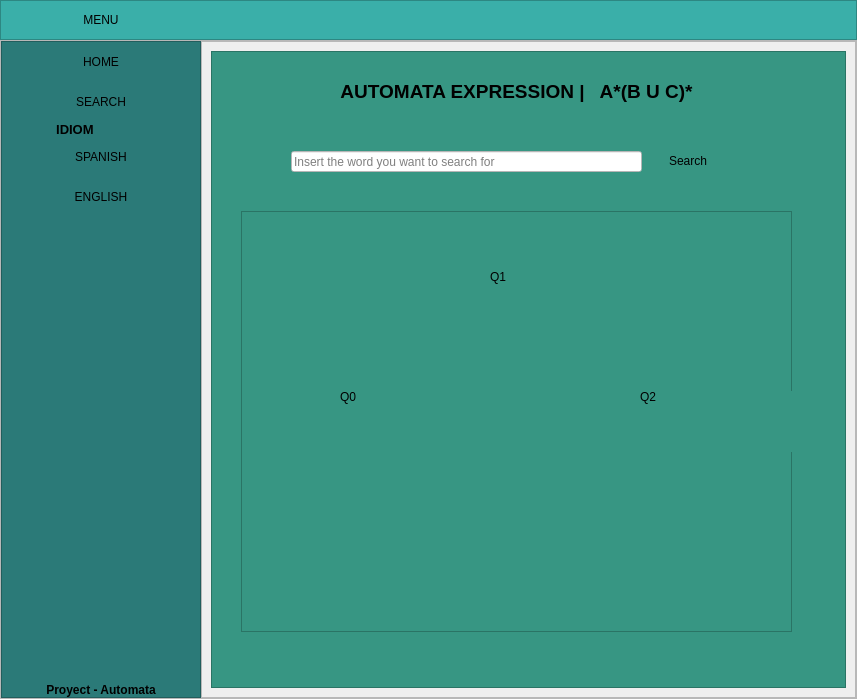
<?xml version="1.0" encoding="UTF-8"?>
<ui version="4.0">
 <class>MainWindow</class>
 <widget class="QMainWindow" name="MainWindow">
  <property name="geometry">
   <rect>
    <x>0</x>
    <y>0</y>
    <width>857</width>
    <height>699</height>
   </rect>
  </property>
  <property name="windowTitle">
   <string>MainWindow</string>
  </property>
  <widget class="QWidget" name="centralwidget">
   <layout class="QVBoxLayout" name="verticalLayout">
    <property name="spacing">
     <number>0</number>
    </property>
    <property name="leftMargin">
     <number>0</number>
    </property>
    <property name="topMargin">
     <number>0</number>
    </property>
    <property name="rightMargin">
     <number>0</number>
    </property>
    <property name="bottomMargin">
     <number>0</number>
    </property>
    <item>
     <widget class="QFrame" name="frame_superior">
      <property name="minimumSize">
       <size>
        <width>0</width>
        <height>40</height>
       </size>
      </property>
      <property name="maximumSize">
       <size>
        <width>16777215</width>
        <height>40</height>
       </size>
      </property>
      <property name="styleSheet">
       <string notr="true">background-color: rgb(58, 175, 169);</string>
      </property>
      <property name="frameShape">
       <enum>QFrame::StyledPanel</enum>
      </property>
      <property name="frameShadow">
       <enum>QFrame::Raised</enum>
      </property>
      <layout class="QHBoxLayout" name="horizontalLayout_2">
       <property name="spacing">
        <number>2</number>
       </property>
       <property name="leftMargin">
        <number>0</number>
       </property>
       <property name="topMargin">
        <number>0</number>
       </property>
       <property name="rightMargin">
        <number>0</number>
       </property>
       <property name="bottomMargin">
        <number>0</number>
       </property>
       <item>
        <widget class="QPushButton" name="bt_menu">
         <property name="minimumSize">
          <size>
           <width>200</width>
           <height>35</height>
          </size>
         </property>
         <property name="maximumSize">
          <size>
           <width>16777215</width>
           <height>35</height>
          </size>
         </property>
         <property name="styleSheet">
          <string notr="true">QPushButton{
background-color: #3AAFA9;
border-radius:0px;
}

QPushButton:hover{
background-color: white;
front: 87 12pt &quot;Arial Black&quot;;
}</string>
         </property>
         <property name="text">
          <string>MENU</string>
         </property>
         <property name="icon">
          <iconset>
           <normaloff>assets/MENU.png</normaloff>assets/MENU.png</iconset>
         </property>
        </widget>
       </item>
       <item>
        <spacer name="horizontalSpacer">
         <property name="orientation">
          <enum>Qt::Horizontal</enum>
         </property>
         <property name="sizeHint" stdset="0">
          <size>
           <width>441</width>
           <height>20</height>
          </size>
         </property>
        </spacer>
       </item>
      </layout>
     </widget>
    </item>
    <item>
     <widget class="QFrame" name="frame_inferior">
      <property name="frameShape">
       <enum>QFrame::StyledPanel</enum>
      </property>
      <property name="frameShadow">
       <enum>QFrame::Raised</enum>
      </property>
      <layout class="QHBoxLayout" name="horizontalLayout">
       <property name="spacing">
        <number>0</number>
       </property>
       <property name="leftMargin">
        <number>0</number>
       </property>
       <property name="topMargin">
        <number>0</number>
       </property>
       <property name="rightMargin">
        <number>0</number>
       </property>
       <property name="bottomMargin">
        <number>0</number>
       </property>
       <item>
        <widget class="QFrame" name="lateral">
         <property name="minimumSize">
          <size>
           <width>200</width>
           <height>25</height>
          </size>
         </property>
         <property name="maximumSize">
          <size>
           <width>0</width>
           <height>16777215</height>
          </size>
         </property>
         <property name="styleSheet">
          <string notr="true">QFrame{
background-color:#2B7A78;
}

QPushButton{
background-color:#2B7A78;
border-top-left-radius:20px;
border-bottom-left-radius:20px;

font: 75 12pt &quot;Arial Narrow&quot;;
}

QPushButton:hover{
background-color:white;
border-top-left-radius:20px;
border-bottom-left-radius:20px;

font: 75 12pt&quot;Arial Narrow&quot;;
}</string>
         </property>
         <property name="frameShape">
          <enum>QFrame::StyledPanel</enum>
         </property>
         <property name="frameShadow">
          <enum>QFrame::Raised</enum>
         </property>
         <layout class="QVBoxLayout" name="verticalLayout_3">
          <property name="spacing">
           <number>0</number>
          </property>
          <property name="leftMargin">
           <number>0</number>
          </property>
          <property name="topMargin">
           <number>0</number>
          </property>
          <property name="rightMargin">
           <number>0</number>
          </property>
          <property name="bottomMargin">
           <number>0</number>
          </property>
          <item>
           <widget class="QPushButton" name="BotonInicio">
            <property name="minimumSize">
             <size>
              <width>0</width>
              <height>40</height>
             </size>
            </property>
            <property name="maximumSize">
             <size>
              <width>16777215</width>
              <height>40</height>
             </size>
            </property>
            <property name="text">
             <string>HOME</string>
            </property>
            <property name="icon">
             <iconset>
              <normaloff>assets/pngwing.com.png</normaloff>assets/pngwing.com.png</iconset>
            </property>
            <property name="iconSize">
             <size>
              <width>32</width>
              <height>32</height>
             </size>
            </property>
           </widget>
          </item>
          <item>
           <widget class="QPushButton" name="Buscador">
            <property name="minimumSize">
             <size>
              <width>0</width>
              <height>40</height>
             </size>
            </property>
            <property name="maximumSize">
             <size>
              <width>16777215</width>
              <height>40</height>
             </size>
            </property>
            <property name="text">
             <string>SEARCH</string>
            </property>
            <property name="icon">
             <iconset>
              <normaloff>assets/LUPA.png</normaloff>assets/LUPA.png</iconset>
            </property>
            <property name="iconSize">
             <size>
              <width>32</width>
              <height>32</height>
             </size>
            </property>
           </widget>
          </item>
          <item>
           <widget class="QLabel" name="label_3">
            <property name="font">
             <font>
              <pointsize>10</pointsize>
              <weight>75</weight>
              <bold>true</bold>
             </font>
            </property>
            <property name="text">
             <string>               IDIOM</string>
            </property>
           </widget>
          </item>
          <item>
           <widget class="QPushButton" name="Spanish">
            <property name="minimumSize">
             <size>
              <width>0</width>
              <height>40</height>
             </size>
            </property>
            <property name="maximumSize">
             <size>
              <width>16777215</width>
              <height>40</height>
             </size>
            </property>
            <property name="text">
             <string>SPANISH</string>
            </property>
            <property name="icon">
             <iconset>
              <normaloff>assets/España.png</normaloff>assets/España.png</iconset>
            </property>
            <property name="iconSize">
             <size>
              <width>32</width>
              <height>32</height>
             </size>
            </property>
           </widget>
          </item>
          <item>
           <widget class="QPushButton" name="English">
            <property name="minimumSize">
             <size>
              <width>0</width>
              <height>40</height>
             </size>
            </property>
            <property name="maximumSize">
             <size>
              <width>16777215</width>
              <height>40</height>
             </size>
            </property>
            <property name="text">
             <string>ENGLISH</string>
            </property>
            <property name="icon">
             <iconset>
              <normaloff>assets/USA.webp</normaloff>assets/USA.webp</iconset>
            </property>
            <property name="iconSize">
             <size>
              <width>32</width>
              <height>32</height>
             </size>
            </property>
           </widget>
          </item>
          <item>
           <spacer name="verticalSpacer">
            <property name="orientation">
             <enum>Qt::Vertical</enum>
            </property>
            <property name="sizeHint" stdset="0">
             <size>
              <width>20</width>
              <height>297</height>
             </size>
            </property>
           </spacer>
          </item>
          <item>
           <widget class="QLabel" name="label">
            <property name="font">
             <font>
              <weight>75</weight>
              <bold>true</bold>
             </font>
            </property>
            <property name="text">
             <string>Proyect - Automata</string>
            </property>
            <property name="alignment">
             <set>Qt::AlignCenter</set>
            </property>
           </widget>
          </item>
         </layout>
        </widget>
       </item>
       <item>
        <widget class="QFrame" name="frame_contenedor">
         <property name="frameShape">
          <enum>QFrame::StyledPanel</enum>
         </property>
         <property name="frameShadow">
          <enum>QFrame::Raised</enum>
         </property>
         <layout class="QVBoxLayout" name="verticalLayout_2">
          <property name="spacing">
           <number>0</number>
          </property>
          <property name="leftMargin">
           <number>0</number>
          </property>
          <property name="topMargin">
           <number>0</number>
          </property>
          <property name="rightMargin">
           <number>0</number>
          </property>
          <property name="bottomMargin">
           <number>0</number>
          </property>
          <item>
           <widget class="QStackedWidget" name="stackedWidget">
            <property name="currentIndex">
             <number>1</number>
            </property>
            <widget class="QWidget" name="page1">
             <layout class="QVBoxLayout" name="verticalLayout_4">
              <item>
               <widget class="QPushButton" name="imagenrobot">
                <property name="styleSheet">
                 <string notr="true">background-color: rgb(55, 150, 131);</string>
                </property>
                <property name="text">
                 <string/>
                </property>
                <property name="icon">
                 <iconset>
                  <normaloff>assets/robot.png</normaloff>assets/robot.png</iconset>
                </property>
                <property name="iconSize">
                 <size>
                  <width>500</width>
                  <height>500</height>
                 </size>
                </property>
               </widget>
              </item>
             </layout>
            </widget>
            <widget class="QWidget" name="page2">
             <layout class="QVBoxLayout" name="verticalLayout_5">
              <item>
               <widget class="QFrame" name="MarcoDerecho">
                <property name="styleSheet">
                 <string notr="true">background-color: rgb(55, 150, 131);</string>
                </property>
                <property name="frameShape">
                 <enum>QFrame::StyledPanel</enum>
                </property>
                <property name="frameShadow">
                 <enum>QFrame::Raised</enum>
                </property>
                <widget class="QPushButton" name="BotonBuscar">
                 <property name="geometry">
                  <rect>
                   <x>440</x>
                   <y>90</y>
                   <width>74</width>
                   <height>40</height>
                  </rect>
                 </property>
                 <property name="minimumSize">
                  <size>
                   <width>0</width>
                   <height>40</height>
                  </size>
                 </property>
                 <property name="maximumSize">
                  <size>
                   <width>16777215</width>
                   <height>40</height>
                  </size>
                 </property>
                 <property name="styleSheet">
                  <string notr="true">QPushButton{
border:0px;
}

QPushButton:hover{
background-color: white;
front: 87 12pt &quot;Arial Black&quot;;
}
</string>
                 </property>
                 <property name="text">
                  <string>Search</string>
                 </property>
                 <property name="icon">
                  <iconset>
                   <normaloff>assets/LUPA.png</normaloff>assets/LUPA.png</iconset>
                 </property>
                </widget>
                <widget class="QLabel" name="Etiqueta">
                 <property name="geometry">
                  <rect>
                   <x>60</x>
                   <y>10</y>
                   <width>491</width>
                   <height>61</height>
                  </rect>
                 </property>
                 <property name="font">
                  <font>
                   <pointsize>14</pointsize>
                   <weight>75</weight>
                   <bold>true</bold>
                  </font>
                 </property>
                 <property name="styleSheet">
                  <string notr="true">QLabel{
border:0px;
}

QLabel:hover{
front: 87 12pt &quot;Arial Black&quot;;
}
</string>
                 </property>
                 <property name="text">
                  <string>AUTOMATA EXPRESSION |   A*(B U C)*</string>
                 </property>
                 <property name="alignment">
                  <set>Qt::AlignCenter</set>
                 </property>
                </widget>
                <widget class="QLabel" name="RespuestaIngles">
                 <property name="geometry">
                  <rect>
                   <x>80</x>
                   <y>136</y>
                   <width>351</width>
                   <height>20</height>
                  </rect>
                 </property>
                 <property name="text">
                  <string/>
                 </property>
                 <property name="alignment">
                  <set>Qt::AlignCenter</set>
                 </property>
                </widget>
                <widget class="QLineEdit" name="BuscarPalabra">
                 <property name="geometry">
                  <rect>
                   <x>80</x>
                   <y>100</y>
                   <width>351</width>
                   <height>21</height>
                  </rect>
                 </property>
                 <property name="styleSheet">
                  <string notr="true">background-color: rgb(255, 255, 255);</string>
                 </property>
                 <property name="placeholderText">
                  <string>Insert the word you want to search for</string>
                 </property>
                </widget>
                <widget class="QFrame" name="frame">
                 <property name="geometry">
                  <rect>
                   <x>30</x>
                   <y>160</y>
                   <width>551</width>
                   <height>421</height>
                  </rect>
                 </property>
                 <property name="frameShape">
                  <enum>QFrame::StyledPanel</enum>
                 </property>
                 <property name="frameShadow">
                  <enum>QFrame::Raised</enum>
                 </property>
                 <widget class="QLabel" name="Q0">
                  <property name="geometry">
                   <rect>
                    <x>90</x>
                    <y>170</y>
                    <width>31</width>
                    <height>31</height>
                   </rect>
                  </property>
                  <property name="text">
                   <string> Q0</string>
                  </property>
                  <property name="alignment">
                   <set>Qt::AlignCenter</set>
                  </property>
                 </widget>
                 <widget class="QLabel" name="Q0_2">
                  <property name="geometry">
                   <rect>
                    <x>89</x>
                    <y>170</y>
                    <width>81</width>
                    <height>71</height>
                   </rect>
                  </property>
                  <property name="text">
                   <string/>
                  </property>
                  <property name="alignment">
                   <set>Qt::AlignCenter</set>
                  </property>
                 </widget>
                 <widget class="QLabel" name="Q1_2">
                  <property name="geometry">
                   <rect>
                    <x>240</x>
                    <y>50</y>
                    <width>31</width>
                    <height>31</height>
                   </rect>
                  </property>
                  <property name="text">
                   <string/>
                  </property>
                  <property name="alignment">
                   <set>Qt::AlignCenter</set>
                  </property>
                 </widget>
                 <widget class="QLabel" name="Q1">
                  <property name="geometry">
                   <rect>
                    <x>240</x>
                    <y>50</y>
                    <width>31</width>
                    <height>31</height>
                   </rect>
                  </property>
                  <property name="text">
                   <string> Q1</string>
                  </property>
                  <property name="alignment">
                   <set>Qt::AlignCenter</set>
                  </property>
                 </widget>
                 <widget class="QLabel" name="Q2">
                  <property name="geometry">
                   <rect>
                    <x>390</x>
                    <y>170</y>
                    <width>31</width>
                    <height>31</height>
                   </rect>
                  </property>
                  <property name="text">
                   <string> Q2</string>
                  </property>
                  <property name="alignment">
                   <set>Qt::AlignCenter</set>
                  </property>
                 </widget>
                 <widget class="QLabel" name="Q2_2">
                  <property name="geometry">
                   <rect>
                    <x>390</x>
                    <y>170</y>
                    <width>31</width>
                    <height>31</height>
                   </rect>
                  </property>
                  <property name="text">
                   <string/>
                  </property>
                  <property name="alignment">
                   <set>Qt::AlignCenter</set>
                  </property>
                 </widget>
                 <widget class="QPushButton" name="pushButton">
                  <property name="geometry">
                   <rect>
                    <x>50</x>
                    <y>60</y>
                    <width>291</width>
                    <height>201</height>
                   </rect>
                  </property>
                  <property name="styleSheet">
                   <string notr="true">QPushButton{
border:0px;
}</string>
                  </property>
                  <property name="text">
                   <string/>
                  </property>
                  <property name="icon">
                   <iconset>
                    <normaloff>assets/AA.png</normaloff>assets/AA.png</iconset>
                  </property>
                  <property name="iconSize">
                   <size>
                    <width>130</width>
                    <height>100</height>
                   </size>
                  </property>
                 </widget>
                 <widget class="QPushButton" name="pushButton_2">
                  <property name="geometry">
                   <rect>
                    <x>290</x>
                    <y>10</y>
                    <width>161</width>
                    <height>71</height>
                   </rect>
                  </property>
                  <property name="styleSheet">
                   <string notr="true">QPushButton{
border:0px;
}
</string>
                  </property>
                  <property name="text">
                   <string/>
                  </property>
                  <property name="icon">
                   <iconset>
                    <normaloff>assets/A.png</normaloff>assets/A.png</iconset>
                  </property>
                  <property name="iconSize">
                   <size>
                    <width>120</width>
                    <height>70</height>
                   </size>
                  </property>
                 </widget>
                 <widget class="QPushButton" name="pushButton_3">
                  <property name="geometry">
                   <rect>
                    <x>440</x>
                    <y>180</y>
                    <width>121</width>
                    <height>61</height>
                   </rect>
                  </property>
                  <property name="styleSheet">
                   <string notr="true">QPushButton{
border:0px;
}
</string>
                  </property>
                  <property name="text">
                   <string/>
                  </property>
                  <property name="icon">
                   <iconset>
                    <normaloff>assets/BC.png</normaloff>assets/BC.png</iconset>
                  </property>
                  <property name="iconSize">
                   <size>
                    <width>100</width>
                    <height>80</height>
                   </size>
                  </property>
                 </widget>
                 <widget class="QPushButton" name="pushButton_4">
                  <property name="geometry">
                   <rect>
                    <x>200</x>
                    <y>260</y>
                    <width>171</width>
                    <height>71</height>
                   </rect>
                  </property>
                  <property name="styleSheet">
                   <string notr="true">QPushButton{
border:0px;
}</string>
                  </property>
                  <property name="text">
                   <string/>
                  </property>
                  <property name="icon">
                   <iconset>
                    <normaloff>assets/B.png</normaloff>assets/B.png</iconset>
                  </property>
                  <property name="iconSize">
                   <size>
                    <width>150</width>
                    <height>90</height>
                   </size>
                  </property>
                 </widget>
                 <widget class="QPushButton" name="pushButton_5">
                  <property name="geometry">
                   <rect>
                    <x>340</x>
                    <y>130</y>
                    <width>51</width>
                    <height>101</height>
                   </rect>
                  </property>
                  <property name="styleSheet">
                   <string notr="true">QPushButton{
border:0px;
}</string>
                  </property>
                  <property name="text">
                   <string/>
                  </property>
                  <property name="icon">
                   <iconset>
                    <normaloff>assets/C (3).png</normaloff>assets/C (3).png</iconset>
                  </property>
                  <property name="iconSize">
                   <size>
                    <width>100</width>
                    <height>90</height>
                   </size>
                  </property>
                 </widget>
                 <widget class="QPushButton" name="pushButton_6">
                  <property name="geometry">
                   <rect>
                    <x>210</x>
                    <y>220</y>
                    <width>161</width>
                    <height>41</height>
                   </rect>
                  </property>
                  <property name="styleSheet">
                   <string notr="true">QPushButton{
border:0px;
}</string>
                  </property>
                  <property name="text">
                   <string/>
                  </property>
                  <property name="icon">
                   <iconset>
                    <normaloff>assets/C_inferior.png</normaloff>assets/C_inferior.png</iconset>
                  </property>
                  <property name="iconSize">
                   <size>
                    <width>150</width>
                    <height>90</height>
                   </size>
                  </property>
                 </widget>
                 <widget class="QPushButton" name="pushButton_7">
                  <property name="geometry">
                   <rect>
                    <x>330</x>
                    <y>90</y>
                    <width>131</width>
                    <height>131</height>
                   </rect>
                  </property>
                  <property name="styleSheet">
                   <string notr="true">QPushButton{
border:0px;
}</string>
                  </property>
                  <property name="text">
                   <string/>
                  </property>
                  <property name="icon">
                   <iconset>
                    <normaloff>assets/BDerecho.png</normaloff>assets/BDerecho.png</iconset>
                  </property>
                  <property name="iconSize">
                   <size>
                    <width>60</width>
                    <height>100</height>
                   </size>
                  </property>
                 </widget>
                 <zorder>pushButton_7</zorder>
                 <zorder>pushButton_5</zorder>
                 <zorder>pushButton_3</zorder>
                 <zorder>pushButton_2</zorder>
                 <zorder>pushButton</zorder>
                 <zorder>Q0_2</zorder>
                 <zorder>Q0</zorder>
                 <zorder>Q1_2</zorder>
                 <zorder>Q1</zorder>
                 <zorder>Q2_2</zorder>
                 <zorder>Q2</zorder>
                 <zorder>pushButton_4</zorder>
                 <zorder>pushButton_6</zorder>
                </widget>
               </widget>
              </item>
             </layout>
            </widget>
           </widget>
          </item>
         </layout>
        </widget>
       </item>
      </layout>
     </widget>
    </item>
   </layout>
  </widget>
 </widget>
 <resources/>
 <connections/>
</ui>
